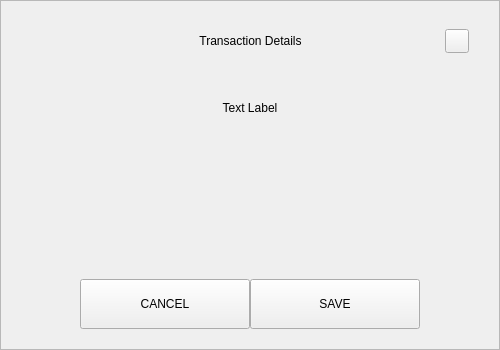
<?xml version="1.0" encoding="UTF-8"?>
<ui version="4.0">
 <class>DefaultDialog</class>
 <widget class="QWidget" name="DefaultDialog">
  <property name="geometry">
   <rect>
    <x>0</x>
    <y>0</y>
    <width>500</width>
    <height>350</height>
   </rect>
  </property>
  <property name="windowTitle">
   <string>Form</string>
  </property>
  <property name="styleSheet">
   <string notr="true">color: rgb(0, 0, 0);</string>
  </property>
  <layout class="QVBoxLayout" name="verticalLayout_3">
   <property name="spacing">
    <number>0</number>
   </property>
   <property name="leftMargin">
    <number>0</number>
   </property>
   <property name="topMargin">
    <number>0</number>
   </property>
   <property name="rightMargin">
    <number>0</number>
   </property>
   <property name="bottomMargin">
    <number>0</number>
   </property>
   <item>
    <widget class="QFrame" name="frame">
     <property name="styleSheet">
      <string notr="true"/>
     </property>
     <property name="frameShape">
      <enum>QFrame::StyledPanel</enum>
     </property>
     <property name="frameShadow">
      <enum>QFrame::Raised</enum>
     </property>
     <layout class="QVBoxLayout" name="verticalLayout_2">
      <property name="spacing">
       <number>0</number>
      </property>
      <property name="leftMargin">
       <number>30</number>
      </property>
      <property name="topMargin">
       <number>20</number>
      </property>
      <property name="rightMargin">
       <number>30</number>
      </property>
      <property name="bottomMargin">
       <number>20</number>
      </property>
      <item>
       <layout class="QHBoxLayout" name="horizontalLayout_3">
        <property name="spacing">
         <number>0</number>
        </property>
        <item>
         <spacer name="horizontalSpacer_21">
          <property name="orientation">
           <enum>Qt::Horizontal</enum>
          </property>
          <property name="sizeHint" stdset="0">
           <size>
            <width>40</width>
            <height>20</height>
           </size>
          </property>
         </spacer>
        </item>
        <item>
         <widget class="QLabel" name="labelTitle">
          <property name="minimumSize">
           <size>
            <width>0</width>
            <height>40</height>
           </size>
          </property>
          <property name="maximumSize">
           <size>
            <width>16777215</width>
            <height>40</height>
           </size>
          </property>
          <property name="styleSheet">
           <string notr="true">padding-left:24px;</string>
          </property>
          <property name="text">
           <string>Transaction Details</string>
          </property>
          <property name="alignment">
           <set>Qt::AlignCenter</set>
          </property>
          <property name="margin">
           <number>7</number>
          </property>
         </widget>
        </item>
        <item>
         <spacer name="horizontalSpacer">
          <property name="orientation">
           <enum>Qt::Horizontal</enum>
          </property>
          <property name="sizeHint" stdset="0">
           <size>
            <width>40</width>
            <height>20</height>
           </size>
          </property>
         </spacer>
        </item>
        <item>
         <widget class="QPushButton" name="btnEsc">
          <property name="minimumSize">
           <size>
            <width>24</width>
            <height>24</height>
           </size>
          </property>
          <property name="maximumSize">
           <size>
            <width>24</width>
            <height>24</height>
           </size>
          </property>
          <property name="text">
           <string/>
          </property>
         </widget>
        </item>
       </layout>
      </item>
      <item>
       <spacer name="verticalSpacer_2">
        <property name="orientation">
         <enum>Qt::Vertical</enum>
        </property>
        <property name="sizeType">
         <enum>QSizePolicy::Fixed</enum>
        </property>
        <property name="sizeHint" stdset="0">
         <size>
          <width>20</width>
          <height>40</height>
         </size>
        </property>
       </spacer>
      </item>
      <item>
       <widget class="QLabel" name="labelMessage">
        <property name="text">
         <string>Text Label</string>
        </property>
        <property name="alignment">
         <set>Qt::AlignCenter</set>
        </property>
        <property name="wordWrap">
         <bool>true</bool>
        </property>
       </widget>
      </item>
      <item>
       <spacer name="verticalSpacer_3">
        <property name="orientation">
         <enum>Qt::Vertical</enum>
        </property>
        <property name="sizeType">
         <enum>QSizePolicy::Expanding</enum>
        </property>
        <property name="sizeHint" stdset="0">
         <size>
          <width>20</width>
          <height>10</height>
         </size>
        </property>
       </spacer>
      </item>
      <item>
       <layout class="QHBoxLayout" name="horizontalLayout" stretch="0,3,3,0">
        <item>
         <spacer name="horizontalSpacer11">
          <property name="orientation">
           <enum>Qt::Horizontal</enum>
          </property>
          <property name="sizeHint" stdset="0">
           <size>
            <width>40</width>
            <height>20</height>
           </size>
          </property>
         </spacer>
        </item>
        <item>
         <widget class="QPushButton" name="btnCancel">
          <property name="minimumSize">
           <size>
            <width>170</width>
            <height>50</height>
           </size>
          </property>
          <property name="maximumSize">
           <size>
            <width>170</width>
            <height>16777215</height>
           </size>
          </property>
          <property name="text">
           <string>CANCEL</string>
          </property>
         </widget>
        </item>
        <item>
         <widget class="QPushButton" name="btnSave">
          <property name="minimumSize">
           <size>
            <width>170</width>
            <height>50</height>
           </size>
          </property>
          <property name="maximumSize">
           <size>
            <width>170</width>
            <height>16777215</height>
           </size>
          </property>
          <property name="text">
           <string>SAVE</string>
          </property>
         </widget>
        </item>
        <item>
         <spacer name="horizontalSpacer_2">
          <property name="orientation">
           <enum>Qt::Horizontal</enum>
          </property>
          <property name="sizeHint" stdset="0">
           <size>
            <width>40</width>
            <height>20</height>
           </size>
          </property>
         </spacer>
        </item>
       </layout>
      </item>
     </layout>
    </widget>
   </item>
  </layout>
 </widget>
 <resources/>
 <connections/>
</ui>
